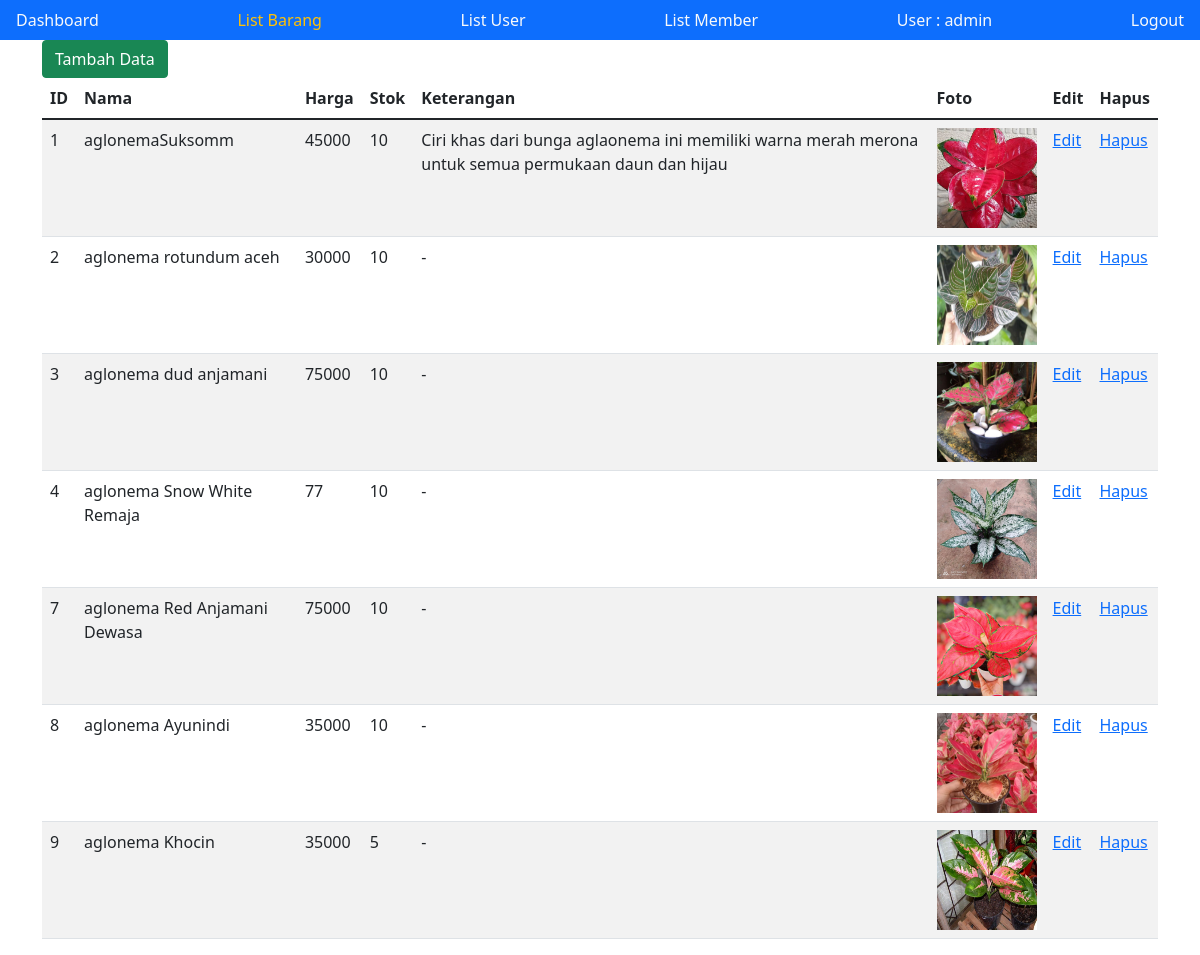
Screenshot of /listbarang.php (signed in) with the database file from the repository.
### tables this page shows
CREATE TABLE `barang` (
  `id` int(11) NOT NULL,
  `nama` varchar(40) DEFAULT NULL,
  `hrg` double DEFAULT NULL,
  `jml` int(11) DEFAULT NULL,
  `keterangan` varchar(100) DEFAULT NULL,
  `foto` varchar(255) DEFAULT NULL,
  PRIMARY KEY (`id`)
);

### listbarang.php (the view, shortened to what this page needs)
<?php
if (isset($_SESSION["username"])) {
    $user = $_SESSION["username"];
} else {
    header("location:index.php");
}
?>
<!doctype html>
<html lang="en">
<head>
    <link href="https://cdn.jsdelivr.net/npm/bootstrap@5.1.3/dist/css/bootstrap.min.css" rel="stylesheet"
>
</head>
<body>
    <nav class="nav nav-pills flex-sm-row bg-primary">
        <a class="flex-sm-fill text-sm-start nav-link text-light" href="dashboard.php">Dashboard</a>
        <span class="nav-link text-warning disabled" aria-current="page">List Barang</span>
        <a class="flex-sm-fill text-sm-end nav-link text-light" href="listUser.php">List User</a>
        <a class="flex-sm-fill text-sm-end nav-link text-light" href="listMember.php">List Member</a>
        <a class="flex-sm-fill text-sm-end nav-link text-light disabled" href="#">User : <?= $user; ?></a>
        <a class="flex-sm-fill text-sm-end nav-link text-light" href="logout.php">Logout</a>
    </nav>
    <div class="container">
        <?php
        include "koneksi.php";
        $sql = "SELECT * from barang ORDER BY id";
        $hasil = $conn->query($sql);
        echo "<a href='addBrg.php' class='btn btn-success text-white'>Tambah Data</a>";
        if ($hasil->num_rows > 0) {
            echo "<table class='table table-striped'>
            <thead>
            <tr>
            <th scope='col'>ID</th>
            <th scope='col'>Nama</th>
            <th scope='col'>Harga</th>
            <th scope='col'>Stok</th>
            <th scope='col'>Keterangan</th>
            <th scope='col'>Foto</th>
            <th scope='col'>Edit</th>
            <th scope='col'>Hapus</th>
            </tr>
            </thead>
            <tbody>";
            while ($row = $hasil->fetch_assoc()) {
                echo "<tr>";
                echo "<td>" . $row["id"] . "</td>";
                echo "<td>" . $row["nama"] . "</td>";
                echo "<td>" . $row["hrg"] . "</td>";
                echo "<td>" . $row["jml"] . "</td>";
                echo "<td>" . $row["keterangan"] . "</td>";
                echo "<td><img src='img/" . $row["foto"] . "' style='width:100px;height:100px;'></img></td>";
                echo "<td><a href='editBrg.php?id=" . $row["id"] . "'>Edit</a></td>";
                echo "<td><a href='delBrg.php?id=" . $row["id"] . "'>Hapus</a></td>";
                echo "</tr>";
            }
            echo "</tbody>
                    </table>";
        } else {
            echo "jml rec: 0";
        }
        ?>
    </div>
</body>
</html>

### rows the page displays
barang: id "1", nama "aglonemaSuksomm", hrg "45000", jml "10", keterangan "Ciri khas dari bunga aglaonema ini memiliki warna merah merona untuk semua permukaan daun dan hijau", foto (picture)
barang: id "2", nama "aglonema rotundum aceh", hrg "30000", jml "10", keterangan "-", foto (picture)
barang: id "3", nama "aglonema dud anjamani", hrg "75000", jml "10", keterangan "-", foto (picture)
barang: id "4", nama "aglonema Snow White Remaja", hrg "77", jml "10", keterangan "-", foto (picture)
barang: id "7", nama "aglonema Red Anjamani Dewasa", hrg "75000", jml "10", keterangan "-", foto (picture)
barang: id "8", nama "aglonema Ayunindi", hrg "35000", jml "10", keterangan "-", foto (picture)
barang: id "9", nama "aglonema Khocin", hrg "35000", jml "5", keterangan "-", foto (picture)

### other values shown
$user "admin"
